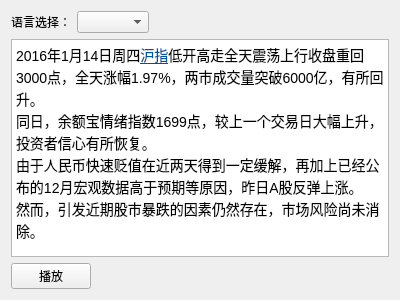
<?xml version="1.0" encoding="UTF-8"?>
<ui version="4.0">
 <class>TextReader</class>
 <widget class="QWidget" name="TextReader">
  <property name="geometry">
   <rect>
    <x>0</x>
    <y>0</y>
    <width>400</width>
    <height>300</height>
   </rect>
  </property>
  <property name="windowTitle">
   <string>Form</string>
  </property>
  <layout class="QVBoxLayout" name="verticalLayout">
   <item>
    <layout class="QHBoxLayout" name="horizontalLayout">
     <item>
      <widget class="QLabel" name="label">
       <property name="text">
        <string>语言选择：</string>
       </property>
      </widget>
     </item>
     <item>
      <widget class="QComboBox" name="comboBox"/>
     </item>
     <item>
      <spacer name="horizontalSpacer_2">
       <property name="orientation">
        <enum>Qt::Horizontal</enum>
       </property>
       <property name="sizeHint" stdset="0">
        <size>
         <width>40</width>
         <height>20</height>
        </size>
       </property>
      </spacer>
     </item>
    </layout>
   </item>
   <item>
    <widget class="QTextEdit" name="textEdit">
     <property name="html">
      <string>&lt;!DOCTYPE HTML PUBLIC &quot;-//W3C//DTD HTML 4.0//EN&quot; &quot;http://www.w3.org/TR/REC-html40/strict.dtd&quot;&gt;
&lt;html&gt;&lt;head&gt;&lt;meta name=&quot;qrichtext&quot; content=&quot;1&quot; /&gt;&lt;style type=&quot;text/css&quot;&gt;
p, li { white-space: pre-wrap; }
&lt;/style&gt;&lt;/head&gt;&lt;body style=&quot; font-family:'SimSun'; font-size:9pt; font-weight:400; font-style:normal;&quot;&gt;
&lt;p style=&quot; margin-top:0px; margin-bottom:0px; margin-left:0px; margin-right:0px; -qt-block-indent:0; text-indent:0px; background-color:#ffffff;&quot;&gt;&lt;span style=&quot; font-family:'宋体,simsun,sans-serif,Arial'; font-size:14px; color:#000000; background-color:#ffffff;&quot;&gt;2016年1月14日周四&lt;/span&gt;&lt;a href=&quot;http://q.stock.sohu.com/zs/000001/index.shtml&quot;&gt;&lt;span style=&quot; font-family:'宋体,simsun,sans-serif,Arial'; font-size:14px; text-decoration: underline; color:#005599;&quot;&gt;沪指&lt;/span&gt;&lt;/a&gt;&lt;span style=&quot; font-family:'宋体,simsun,sans-serif,Arial'; font-size:14px; color:#000000;&quot;&gt;低开高走全天震荡上行收盘重回3000点，全天涨幅1.97%，两市成交量突破6000亿，有所回升。&lt;/span&gt;&lt;/p&gt;
&lt;p style=&quot; margin-top:0px; margin-bottom:0px; margin-left:0px; margin-right:0px; -qt-block-indent:0; text-indent:0px; background-color:#ffffff;&quot;&gt;&lt;span style=&quot; font-family:'宋体,simsun,sans-serif,Arial'; font-size:14px; color:#000000; background-color:#ffffff;&quot;&gt;同日，余额宝情绪指数1699点，较上一个交易日大幅上升，投资者信心有所恢复。&lt;/span&gt;&lt;/p&gt;
&lt;p style=&quot; margin-top:0px; margin-bottom:0px; margin-left:0px; margin-right:0px; -qt-block-indent:0; text-indent:0px; background-color:#ffffff;&quot;&gt;&lt;span style=&quot; font-family:'宋体,simsun,sans-serif,Arial'; font-size:14px; color:#000000; background-color:#ffffff;&quot;&gt;由于人民币快速贬值在近两天得到一定缓解，再加上已经公布的12月宏观数据高于预期等原因，昨日A股反弹上涨。&lt;/span&gt;&lt;/p&gt;
&lt;p style=&quot; margin-top:0px; margin-bottom:0px; margin-left:0px; margin-right:0px; -qt-block-indent:0; text-indent:0px; background-color:#ffffff;&quot;&gt;&lt;span style=&quot; font-family:'宋体,simsun,sans-serif,Arial'; font-size:14px; color:#000000; background-color:#ffffff;&quot;&gt;然而，引发近期股市暴跌的因素仍然存在，市场风险尚未消除。&lt;/span&gt;&lt;/p&gt;&lt;/body&gt;&lt;/html&gt;</string>
     </property>
    </widget>
   </item>
   <item>
    <layout class="QHBoxLayout" name="horizontalLayout_2">
     <item>
      <widget class="QPushButton" name="pushButton">
       <property name="text">
        <string>播放</string>
       </property>
      </widget>
     </item>
     <item>
      <spacer name="horizontalSpacer">
       <property name="orientation">
        <enum>Qt::Horizontal</enum>
       </property>
       <property name="sizeHint" stdset="0">
        <size>
         <width>40</width>
         <height>20</height>
        </size>
       </property>
      </spacer>
     </item>
    </layout>
   </item>
  </layout>
 </widget>
 <resources/>
 <connections/>
</ui>
